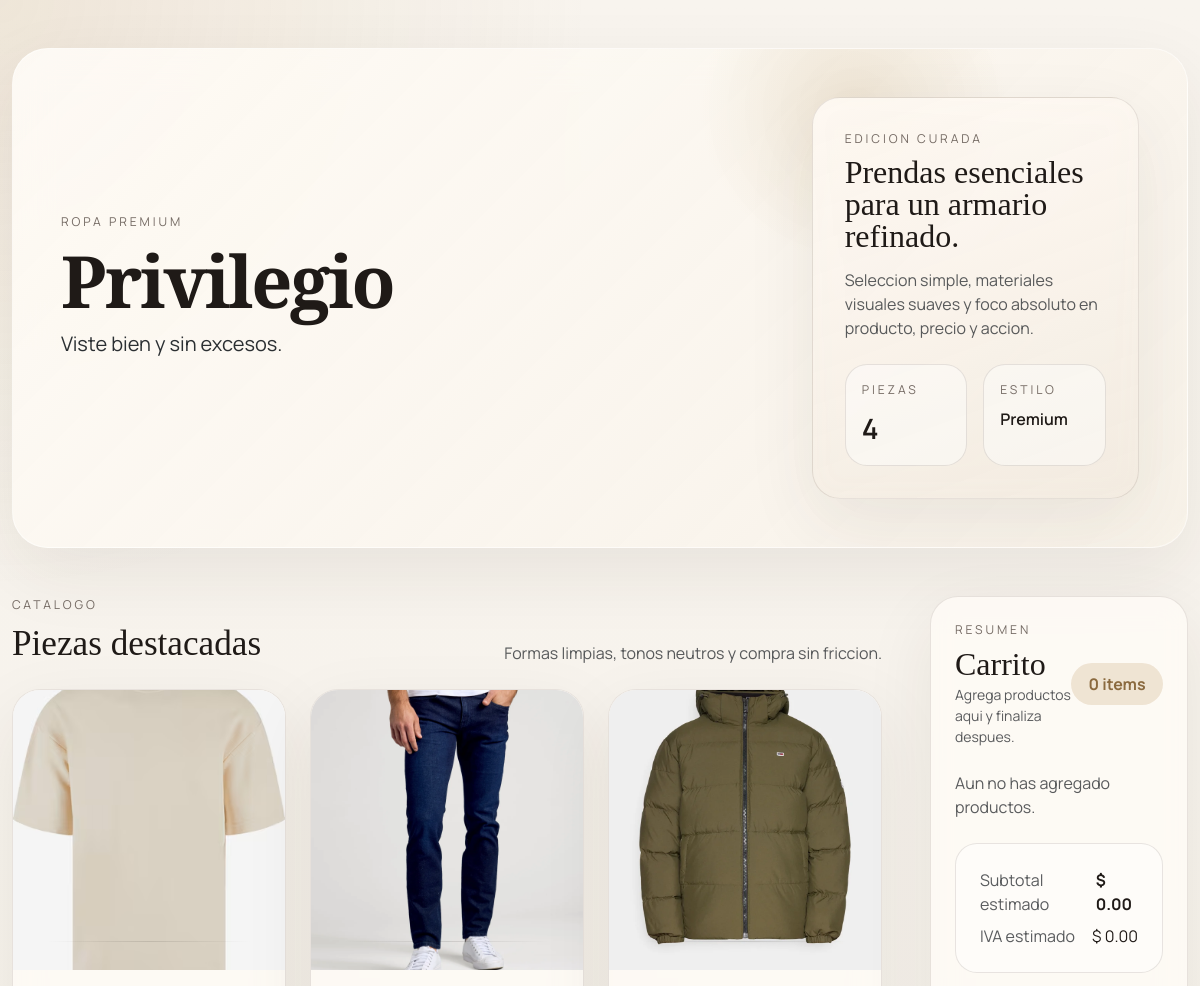
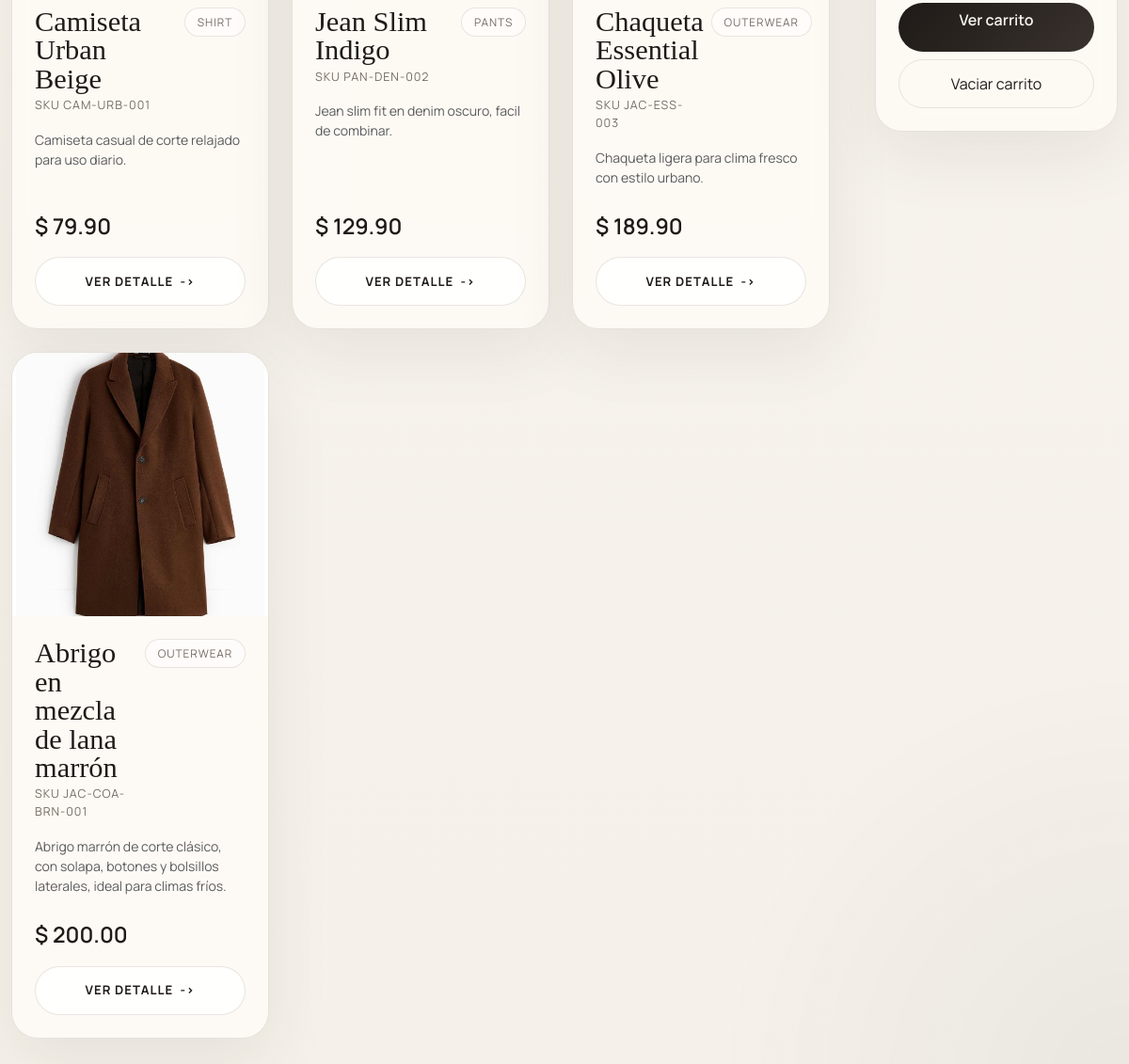
The page / on the database its author committed (2 pictures, top to bottom).
### Privilegio_App/models.py (models this page shows, shortened)
class Product(models.Model):
    CATEGORY_CHOICES = (
        ("shirt", "Shirt"),
        ("pants", "Pants"),
        ("dress", "Dress"),
        ("outerwear", "Outerwear"),
        ("footwear", "Footwear"),
        ("accessory", "Accessory"),
    )
    name = models.CharField(max_length=120)
    sku = models.CharField(max_length=64, unique=True)
    category = models.CharField(max_length=20, choices=CATEGORY_CHOICES)
    description = models.TextField(blank=True)
    image = models.ImageField(upload_to="products/", blank=True, null=True)
    price = models.DecimalField(
        max_digits=10,
        decimal_places=2,
        validators=[MinValueValidator(Decimal("0.01"))],
    )
    is_active = models.BooleanField(default=True)

### Privilegio_App/views.py (the view)
# urls.py: path("", HomeView.as_view(), name="home"),
class HomeView(TemplateView):
    template_name = "Privilegio_App/home.html"
    def get_context_data(self, **kwargs: Any) -> dict[str, Any]:
        return CatalogContextService.build_catalog_context(super().get_context_data(**kwargs))

### Privilegio_App/services.py (called while the page is built)
    @staticmethod
    def get_catalog_products() -> list[Product]:
        CatalogBootstrapService.ensure_sample_products()
        return list(Product.objects.filter(is_active=True).order_by("id"))

    @classmethod
    def build_catalog_context(cls, context: dict[str, Any] | None = None) -> dict[str, Any]:
        resolved_context = dict(context or {})
        products = CatalogQueryService.get_catalog_products()
        resolved_context["products"] = products
        resolved_context["products_json"] = [
            {
                "id": product.pk,
                "name": cast(str, product.name),
                "price": str(cast(Decimal, product.price)),
                "category": cast(str, product.category),
            }
            for product in products
        ]
        return resolved_context

### Privilegio_App/templates/Privilegio_App/home.html (shortened to what this page needs)
<!DOCTYPE html>
<html lang="es">
<head>
  <link href="https://cdn.jsdelivr.net/npm/bootstrap@5.3.3/dist/css/bootstrap.min.css" rel="stylesheet">
</head>
<body>
  <div class="container page-shell py-4 py-lg-5">
    <section class="hero-shell p-4 p-lg-5 mb-4 mb-lg-5">
      <div class="row align-items-center g-4 g-lg-5">
        <div class="col-lg-8 hero-copy">
          <div class="eyebrow mb-3">Ropa Premium</div>
          <h1 class="display-serif mb-3">Privilegio</h1>
          <p class="fs-5 text-secondary-emphasis col-lg-9 mb-4">
            Viste bien y sin excesos.
          </p>
        </div>
        <div class="col-lg-4">
          <div class="hero-card">
            <div class="eyebrow mb-2">Edicion Curada</div>
            <h2 class="panel-title mb-3">Prendas esenciales para un armario refinado.</h2>
            <p class="text-muted mb-4">Seleccion simple, materiales visuales suaves y foco absoluto en producto, precio y accion.</p>
            <div class="row g-3">
              <div class="col-6">
                <div class="mini-stat p-3 h-100">
                  <div class="eyebrow mb-2">Piezas</div>
                  <div class="fs-3 fw-semibold">{{ products|length }}</div>
                </div>
              </div>
              <div class="col-6">
                <div class="mini-stat p-3 h-100">
                  <div class="eyebrow mb-2">Estilo</div>
                  <div class="fs-6 fw-semibold">Premium</div>
                </div>
              </div>
            </div>
          </div>
        </div>
      </div>
    </section>
    <div class="row g-4 g-xl-5">
      <div class="col-lg-8 col-xl-9">
        <div class="catalog-column">
        <div class="d-flex justify-content-between align-items-end mb-4" id="catalogo">
          <div>
            <div class="eyebrow mb-2">Catalogo</div>
            <h2 class="section-title">Piezas destacadas</h2>
          </div>
          <p class="text-muted mb-0 d-none d-md-block">Formas limpias, tonos neutros y compra sin friccion.</p>
        </div>
        <div class="row g-4">
          {% for product in products %}
            <div class="col-md-6 col-xl-4">
              <article class="product-card clickable-card" data-url="{% url 'product-detail' product.id %}">
                <div class="product-visual card-content">
                  {% if product.image %}
                    <img src="{{ product.image.url }}" alt="{{ product.name }}">
                  {% elif product.category == "shirt" %}
                    <span class="visual-glyph">👕</span>
                  {% elif product.category == "pants" %}
                    <span class="visual-glyph">👖</span>
                  {% else %}
                    <span class="visual-glyph">🧥</span>
                  {% endif %}
                </div>
                <div class="p-4 d-flex flex-column h-100 card-content">
                  <div class="d-flex justify-content-between align-items-start gap-2 mb-3">
                    <div>
                      <h3 class="product-name">{{ product.name }}</h3>
                      <p class="product-meta mb-0">SKU {{ product.sku }}</p>
                    </div>
                    <span class="category-chip">{{ product.get_category_display }}</span>
                  </div>
                  <p class="text-muted small mb-4">{{ product.description|default:"Sin descripcion." }}</p>
                  <div class="mt-auto">
                    <div class="price-tag mb-3">$ {{ product.price }}</div>
                    <a class="card-link-button" href="{% url 'product-detail' product.id %}">
                      Ver detalle
                    </a>
                  </div>
                </div>
              </article>
            </div>
          {% endfor %}
        </div>
        </div>
      </div>
      <div class="col-lg-4 col-xl-3">
        <aside class="cart-panel p-4 p-lg-4">
          <div class="d-flex justify-content-between align-items-center mb-4">
            <div>
              <div class="eyebrow mb-2">Resumen</div>
              <h2 class="panel-title mb-1">Carrito</h2>
              <p class="text-muted small mb-0">Agrega productos aqui y finaliza despues.</p>
            </div>
            <span id="cart-count" class="cart-badge">0 items</span>
          </div>
          <div id="cart-items" class="cart-list mb-4">
          </div>
          <div class="mini-stat p-4 mb-3">
            <div class="d-flex justify-content-between mb-2">
              <span class="text-muted">Subtotal estimado</span>
              <strong id="cart-subtotal">$ 0.00</strong>
            </div>
            <div class="d-flex justify-content-between">
              <span class="text-muted">IVA estimado</span>
              <span id="cart-tax">$ 0.00</span>
            </div>
          </div>
          <div class="d-grid gap-2">
            <a href="{% url 'cart' %}" class="btn premium-btn">Ver carrito</a>
            <button id="clear-cart-button" class="btn premium-btn-outline" type="button">Vaciar carrito</button>
          </div>
        </aside>
      </div>
    </div>
  </div>
</body>
</html>

### Privilegio_App/templates/Privilegio_App/home.html (style rules this page uses)
:root { --bg: #f5f1ea; --surface: rgba(255, 252, 247, 0.78); --surface-solid: #fffdf9; --ink: #1f1a17; --muted: #756b64; --line: rgba(65, 54, 46, 0.12); --accent: #b7925d; --accent-deep: #8b6a3f; --shadow: 0 24px 70px rgba(52, 41, 30, 0.08); --radius-xl: 28px; --radius-lg: 22px; }
* { box-sizing: border-box; }
body { font-family: "Manrope", sans-serif; color: var(--ink); background: radial-gradient(circle at top left, rgba(183, 146, 93, 0.15), transparent 24%), radial-gradient(circle at bottom right, rgba(31, 26, 23, 0.05), transparent 18%), linear-gradient(180deg, #f8f4ee 0%, var(--bg) 100%); min-height: 100vh; }
.page-shell { max-width: 1520px; }
.eyebrow { letter-spacing: 0.24em; text-transform: uppercase; color: var(--muted); font-size: 0.76rem; }
.display-serif, .section-title, .product-name, .panel-title { font-family: "Cormorant Garamond", serif; }
.display-serif { font-size: clamp(3rem, 6vw, 5.25rem); line-height: 0.92; font-weight: 600; letter-spacing: -0.03em; }
.hero-shell { position: relative; border: 1px solid rgba(255, 255, 255, 0.5); border-radius: 36px; background: linear-gradient(135deg, rgba(255, 252, 247, 0.88), rgba(247, 241, 231, 0.78)); backdrop-filter: blur(18px); box-shadow: var(--shadow); overflow: hidden; }
.hero-shell::before { content: ""; position: absolute; inset: -20% auto auto 58%; width: 320px; height: 320px; background: radial-gradient(circle, rgba(183, 146, 93, 0.2), transparent 68%); pointer-events: none; }
.hero-copy { position: relative; z-index: 1; }
.hero-card, .product-card, .cart-panel { border: 1px solid var(--line); border-radius: var(--radius-xl); background: var(--surface); backdrop-filter: blur(14px); box-shadow: var(--shadow); }
.hero-card { padding: 2rem; background: linear-gradient(160deg, rgba(255, 250, 244, 0.92), rgba(242, 234, 223, 0.86)); }
.section-title { font-size: 2.2rem; margin: 0; }
.product-card { display: flex; flex-direction: column; overflow: hidden; transition: transform 0.24s ease, box-shadow 0.24s ease, border-color 0.24s ease; height: 100%; position: relative; cursor: pointer; }
.product-visual { min-height: 280px; background: linear-gradient(180deg, rgba(255, 255, 255, 0.5), transparent 35%), linear-gradient(140deg, #ede5da, #f9f6f1 55%, #efe7db); display: grid; place-items: center; overflow: hidden; position: relative; }
.product-visual::after { content: ""; position: absolute; inset: auto 12% 10% 12%; height: 1px; background: linear-gradient(90deg, transparent, rgba(31, 26, 23, 0.12), transparent); }
.product-visual img { width: 100%; height: 280px; object-fit: cover; }
.product-name { font-size: 1.9rem; line-height: 1; margin-bottom: 0.25rem; }
.product-meta { color: var(--muted); font-size: 0.78rem; letter-spacing: 0.08em; text-transform: uppercase; }
.category-chip { border: 1px solid var(--line); border-radius: 999px; padding: 0.35rem 0.8rem; font-size: 0.74rem; color: var(--muted); background: rgba(255, 255, 255, 0.55); text-transform: uppercase; letter-spacing: 0.08em; }
.price-tag { font-size: 1.45rem; font-weight: 600; color: var(--ink); }
.premium-input, .premium-btn, .premium-btn-outline { border-radius: 999px; min-height: 52px; }
.premium-btn { border: 0; background: linear-gradient(135deg, var(--ink), #39322e); color: #f9f5ef; font-weight: 600; transition: transform 0.2s ease, opacity 0.2s ease; }
.premium-btn-outline { border: 1px solid var(--line); background: transparent; color: var(--ink); }
.cart-panel { position: sticky; top: 1.5rem; max-width: 360px; margin-left: auto; }
.catalog-column { max-width: 980px; }
.panel-title { font-size: 2rem; line-height: 1; }
.mini-stat { border: 1px solid var(--line); border-radius: var(--radius-lg); background: rgba(255, 255, 255, 0.45); }
.cart-badge { min-width: 92px; text-align: center; border-radius: 999px; background: #efe4d3; color: var(--accent-deep); padding: 0.55rem 0.85rem; font-weight: 700; }
.card-content { position: relative; z-index: 2; }
.product-card > .card-content:last-child { flex: 1 1 auto; }
.card-link-button { display: inline-flex; align-items: center; justify-content: center; width: 100%; min-height: 52px; border-radius: 999px; border: 1px solid var(--line); background: rgba(255, 255, 255, 0.72); color: var(--ink); font-size: 0.82rem; font-weight: 700; letter-spacing: 0.08em; text-decoration: none; text-transform: uppercase; transition: background 0.2s ease, transform 0.2s ease, border-color 0.2s ease; }
.card-link-button::after { content: "->"; margin-left: 0.45rem; }

### rows shown on the page
Product: image (picture), name "Camiseta Urban Beige", sku "CAM-URB-001", category "SHIRT", description "Camiseta casual de corte relajado para uso diario.", price "79.90"
Product: image (picture), name "Jean Slim Indigo", sku "PAN-DEN-002", category "PANTS", description "Jean slim fit en denim oscuro, facil de combinar.", price "129.90"
Product: image (picture), name "Chaqueta Essential Olive", sku "JAC-ESS-003", category "OUTERWEAR", description "Chaqueta ligera para clima fresco con estilo urbano.", price "189.90"
Product: image (picture), name "Abrigo en mezcla de lana marrón", sku "JAC-COA-BRN-001", category "OUTERWEAR", description "Abrigo marrón de corte clásico, con solapa, botones y bolsillos laterales, ideal para climas fríos.", price "200.00"

### other values the page prints
{{ products|length }} "4"
